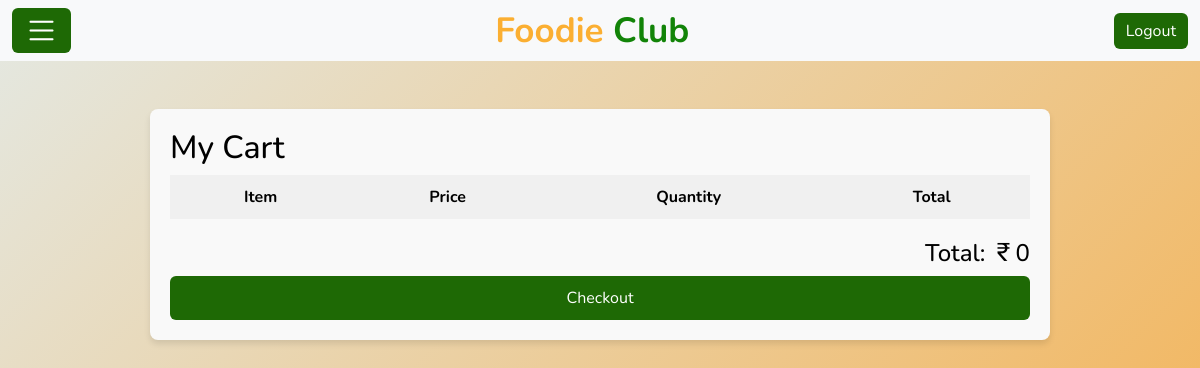
The app's page /cart/ (signed in), older data.
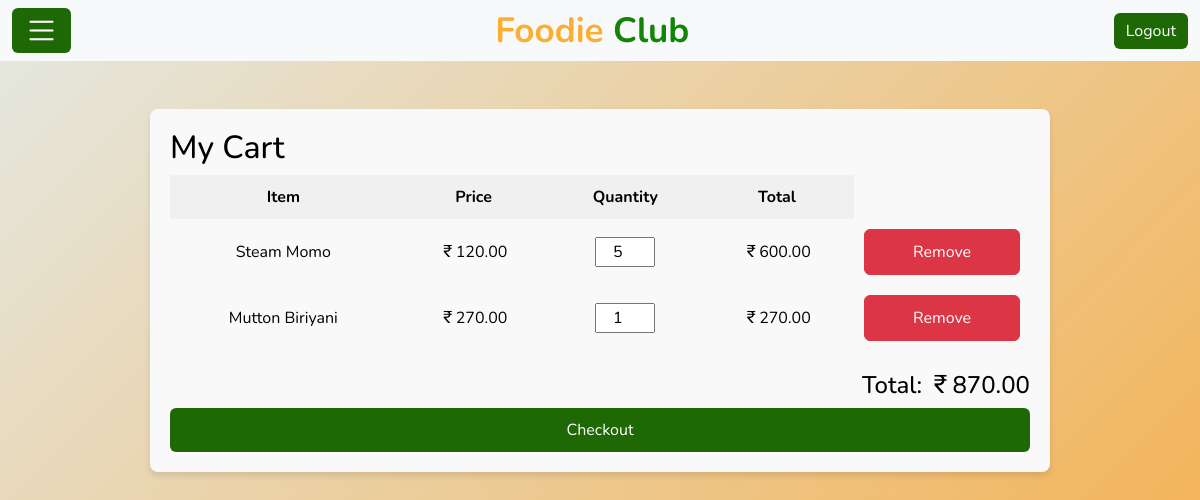
The same page, newer data.
### Customer/models.py (models this page shows, shortened)
class Cart(models.Model):
    cust_email=models.EmailField(default=" ")
    product_name = models.CharField(max_length=255)
    price = models.DecimalField(max_digits=10, decimal_places=2)
    quantity = models.PositiveIntegerField(default=1)
    total_price = models.DecimalField(max_digits=10, decimal_places=2)
    created_at = models.DateTimeField(auto_now_add=True)

### Customer/views.py (the view)
# urls.py: path('cart/', views.cart_view, name='cart_view'),
def cart_view(request):
    email=request.session.get('email')
    cart_items = Cart.objects.filter(cust_email=email)
    total = sum(item.total_price for item in cart_items)
    return render(request, 'Order_cart.html', {'cart_items': cart_items, 'total': total})

### templates/Order_cart.html (shortened to what this page needs)
<!DOCTYPE html>
<html lang="en">
<head>
    {%load static%}
    <link href="https://cdn.jsdelivr.net/npm/bootstrap@5.3.0-alpha3/dist/css/bootstrap.min.css" rel="stylesheet">
    <link rel="stylesheet" href="https://cdn.jsdelivr.net/npm/bootstrap-icons@1.11.3/font/bootstrap-icons.min.css">
</head>
<body>
    <div class="navbar navbar-expand-lg bg-light navbar-light">
        <div class="container-fluid">
            <a class="btn btn-primary navbar-brand" data-bs-toggle="offcanvas" href="#offcanvasExample" role="button" aria-controls="offcanvasExample"><i class="bi bi-list" style="color: white;"></i></a>
            <a href="/" class="navbar-brand">Foodie <span>Club</span></a>
            <a href="/logout"><button type="button" class="btn btn-primary">
                Logout
            </button></a>
        </div>
    </div>
    <div class="container d-flex justify-content-center mt-5">
        <div class="cart-card">
            <h2>My Cart</h2>
            <table class="cart-table">
                <thead>
                  <tr>
                    <th>Item</th>
                    <th>Price</th>
                    <th>Quantity</th>
                    <th>Total</th>
                  </tr>
                </thead>
                <tbody>
                    {% for item in cart_items %}
                    <tr id="item-{{ item.id }}">
                      <td>{{ item.product_name }}</td>
                      <td><i class="bi bi-currency-rupee"></i>{{ item.price }}</td>
                      <td>
                        <input type="number" value="{{ item.quantity }}" min="1" onchange="updateCart({{ item.id }}, this.value)" />
                      </td>
                      <td><i class="bi bi-currency-rupee"></i>{{ item.total_price }}</td>
                      <td>
                        <button class="btn btn-danger"  onclick="removeFromCart({{item.id}})">Remove</button>
                      </td>
                    </tr>
                    {% endfor %}
                  </tbody>
                </table>
                <h4 style="text-align: end;">Total: <i class="bi bi-currency-rupee"></i><span id="total">{{ total }}</span></h4>
                <a href="/payment/"><button class="btn btn-primary">Checkout</button></a>
              </div>
        </div>
</body>
</html>

Row changes from the older to the newer data that the page shows:
added Cart: product_name "Steam Momo", price "120.00", quantity "5", total_price "600.00"
added Cart: product_name "Mutton Biriyani", price "270.00", quantity "1", total_price "270.00"
Text that changed along with them:
{{ total }}: "0" → "870.00"
